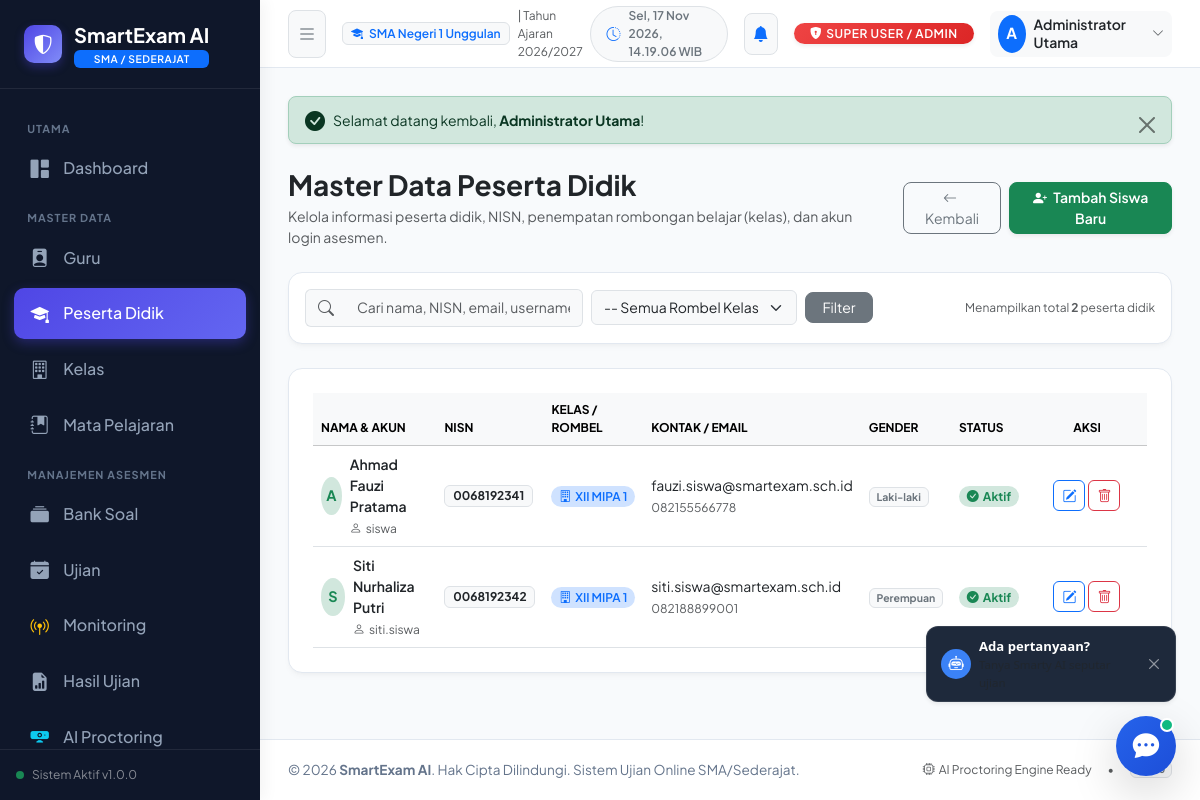
/admin/students (signed in), run on the app's committed database.
### tables this page shows
CREATE TABLE `students` (
    `id` INT UNSIGNED AUTO_INCREMENT PRIMARY KEY,
    `user_id` INT UNSIGNED NOT NULL UNIQUE COMMENT 'Relasi 1:1 ke tabel users',
    `class_id` INT UNSIGNED NOT NULL COMMENT 'Relasi N:1 ke tabel classes',
    `nisn` VARCHAR(20) NOT NULL UNIQUE COMMENT 'Nomor Induk Siswa Nasional',
    `gender` ENUM('L', 'P') NOT NULL DEFAULT 'L' COMMENT 'Laki-laki / Perempuan',
    `phone` VARCHAR(20) NULL COMMENT 'Nomor WhatsApp / telepon siswa',
    `address` TEXT NULL COMMENT 'Alamat tempat tinggal',
    `created_at` TIMESTAMP DEFAULT CURRENT_TIMESTAMP,
    `updated_at` TIMESTAMP DEFAULT CURRENT_TIMESTAMP ON UPDATE CURRENT_TIMESTAMP,
    INDEX `idx_students_class` (`class_id`),
    INDEX `idx_students_nisn` (`nisn`),
    CONSTRAINT `fk_students_user` FOREIGN KEY (`user_id`) REFERENCES `users` (`id`) ON DELETE CASCADE,
    CONSTRAINT `fk_students_class` FOREIGN KEY (`class_id`) REFERENCES `classes` (`id`) ON DELETE RESTRICT
);

CREATE TABLE `users` (
    `id` INT UNSIGNED AUTO_INCREMENT PRIMARY KEY,
    `name` VARCHAR(100) NOT NULL COMMENT 'Nama lengkap pengguna',
    `username` VARCHAR(50) NOT NULL UNIQUE COMMENT 'Username unik login',
    `email` VARCHAR(100) NULL DEFAULT NULL COMMENT 'Alamat email pengguna (opsional)',
    `password` VARCHAR(255) NOT NULL COMMENT 'Hash sandi bcrypt',
    `role` ENUM('admin', 'guru', 'siswa') NOT NULL DEFAULT 'siswa' COMMENT 'Peran pengguna dalam sistem',
    `is_active` TINYINT(1) NOT NULL DEFAULT 1 COMMENT '1 = Aktif, 0 = Nonaktif',
    `created_at` TIMESTAMP DEFAULT CURRENT_TIMESTAMP,
    `updated_at` TIMESTAMP DEFAULT CURRENT_TIMESTAMP ON UPDATE CURRENT_TIMESTAMP,
    INDEX `idx_users_role` (`role`),
    INDEX `idx_users_username` (`username`),
    INDEX `idx_users_email` (`email`)
);

CREATE TABLE `classes` (
    `id` INT UNSIGNED AUTO_INCREMENT PRIMARY KEY,
    `class_name` VARCHAR(50) NOT NULL UNIQUE COMMENT 'Nama rombel, misal: XII MIPA 1',
    `grade_level` ENUM('10', '11', '12') NOT NULL COMMENT 'Tingkat jenjang kelas SMA',
    `major` VARCHAR(50) NOT NULL DEFAULT 'MIPA' COMMENT 'Jurusan: MIPA, IPS, BAHASA, UMUM',
    `academic_year` VARCHAR(20) NOT NULL DEFAULT '2026/2027' COMMENT 'Tahun ajaran aktif',
    `created_at` TIMESTAMP DEFAULT CURRENT_TIMESTAMP,
    `updated_at` TIMESTAMP DEFAULT CURRENT_TIMESTAMP ON UPDATE CURRENT_TIMESTAMP,
    INDEX `idx_classes_grade` (`grade_level`),
    INDEX `idx_classes_academic_year` (`academic_year`)
);

### app/Core/Controller.php (called while the page is built, shortened)
<?php
abstract class Controller
{
    protected function view(string $viewPath, array $data = [], ?string $layout = 'main'): void
    {
        View::render($viewPath, $data, $layout);
    }
}

### app/Controllers/AdminController.php (called while the page is built, shortened)
<?php
class AdminController extends Controller
{
    private StudentModel $studentModel;
    private ClassModel $classModel;
    public function __construct()
    {
        $this->studentModel = new StudentModel();
        $this->classModel = new ClassModel();
    }
    public function students(): void
    {
        $search = SanitizeHelper::clean($this->getQuery('q', ''));
        $classId = (int)$this->getQuery('class_id', 0) ?: null;
        $page = (int)$this->getQuery('page', 1);
        $perPage = 8;
        $result = $this->studentModel->paginate($search, $classId, $page, $perPage);
        $classes = $this->classModel->all();
        $this->view('admin/students/index', [
            'pageTitle' => 'Manajemen Peserta Didik - ' . APP_NAME,
            'students'  => $result['data'],
            'total'     => $result['total'],
            'page'      => $result['page'],
            'perPage'   => $result['per_page'],
            'totalPages'=> $result['total_pages'],
            'search'    => $search,
            'classId'   => $classId,
            'classes'   => $classes,
            'user'      => AuthMiddleware::user()
        ], 'main');
    }
}

### public/index.php (called while the page is built, shortened)
<?php
require_once APP_PATH . '/Helpers/UrlHelper.php';
$app = new \App\Core\App();

### app/Helpers/UrlHelper.php (called while the page is built, shortened)
<?php
if (!function_exists('base_url')) {
    function base_url(string $path = ''): string
    {
        $base = defined('BASE_URL') ? BASE_URL : '';
        $path = ltrim($path, '/');
        return empty($path) ? $base : $base . '/' . $path;
    }
}
if (!function_exists('e')) {
    function e(?string $string): string
    {
        return htmlspecialchars((string)$string, ENT_QUOTES, 'UTF-8');
    }
}

### app/Core/Model.php (called while the page is built, shortened)
<?php
abstract class Model
{
    protected ?PDO $db;
    public function __construct()
    {
        $this->db = Database::getInstance();
    }
    public function isDbConnected(): bool
    {
        return $this->db !== null && Database::isConnected();
    }
    public function query(string $sql, array $params = []): ?\PDOStatement
    {
        try {
            $stmt = $this->db->prepare($sql);
            $stmt->execute($params);
            return $stmt;
        } catch (PDOException $e) {
            error_log("Database Query Error: " . $e->getMessage() . " SQL: " . $sql);
            return null;
        }
    }
    public function fetchAll(string $sql, array $params = []): array
    {
        $stmt = $this->query($sql, $params);
        return $stmt->fetchAll();
    }
}

### app/Core/Database.php (called while the page is built, shortened)
<?php
class Database
{
    private static ?PDO $instance = null;
    private static bool $connected = false;
    public static function getInstance(): ?PDO
    {
        return self::$instance;
    }
    private static function connect(): void
    {
        $configFile = APP_PATH . '/Config/Database.php';
        $config = require $configFile;
        $dsn = sprintf(
            "%s:host=%s;port=%s;dbname=%s;charset=%s",
            $config['driver'],
            $config['host'],
            $config['port'],
            $config['database'],
            $config['charset']
        );
        try {
            self::$instance = new PDO(
                $dsn,
                $config['username'],
                $config['password'],
                $config['options'] ?? []
            );
            self::$connected = true;
        } catch (PDOException $e) {
            self::$instance = null;
            self::$connected = false;
            self::$errorMessage = $e->getMessage();
        }
    }
    public static function isConnected(): bool
    {
        return self::$connected;
    }
}

### app/Models/StudentModel.php (called while the page is built, shortened)
<?php
class StudentModel extends Model
{
    protected string $table = 'students';
    public function paginate(string $search = '', ?int $classId = null, int $page = 1, int $perPage = 10): array
    {
        $whereConditions = ["u.role = 'siswa'"];
        $params = [];
        $whereClause = "WHERE " . implode(" AND ", $whereConditions);
        $countSql = "SELECT COUNT(*) as total
                     FROM `{$this->table}` s
                     JOIN `users` u ON u.id = s.user_id
                     JOIN `classes` c ON c.id = s.class_id
                     {$whereClause}";
        $countRes = $this->fetchOne($countSql, $params);
        $total = (int)($countRes['total'] ?? 0);
        $page = max(1, $page);
        $totalPages = (int)ceil($total / $perPage);
        $offset = ($page - 1) * $perPage;
        $dataSql = "SELECT s.*, u.name, u.email, u.username, u.is_active,
                           c.class_name, c.grade_level, c.major
                    FROM `{$this->table}` s
                    JOIN `users` u ON u.id = s.user_id
                    JOIN `classes` c ON c.id = s.class_id
                    {$whereClause}
                    ORDER BY c.class_name ASC, u.name ASC
                    LIMIT {$perPage} OFFSET {$offset}";
        $rows = $this->fetchAll($dataSql, $params);
        return [
            'data'        => $rows,
            'total'       => $total,
            'page'        => $page,
            'per_page'    => $perPage,
            'total_pages' => max(1, $totalPages)
        ];
    }
}

### app/Views/admin/students/index.php (the view, shortened to what this page needs)
<div class="d-flex flex-column flex-md-row justify-content-between align-items-md-center gap-3 mb-4">
    <div>
        <h3 class="font-bold text-dark mb-1">Master Data Peserta Didik</h3>
        <p class="text-muted text-sm mb-0">Kelola informasi peserta didik, NISN, penempatan rombongan belajar (kelas), dan akun login asesmen.</p>
    </div>
    <div class="d-flex gap-2">
        <a href="<?= base_url('admin/dashboard') ?>" class="btn btn-outline-secondary rounded-3 btn-sm px-3">
            <i class="bi bi-arrow-left me-1"></i> Kembali
        </a>
        <button type="button" class="btn btn-success rounded-3 btn-sm px-3 font-semibold shadow-sm text-white" data-bs-toggle="modal" data-bs-target="#modalAddStudent">
            <i class="bi bi-person-plus-fill me-1"></i> Tambah Siswa Baru
        </button>
    </div>
</div>
<div class="card-custom p-3 mb-4">
    <form action="<?= base_url('admin/students') ?>" method="GET" class="row g-2 align-items-center">
        <div class="col-12 col-md-5 col-lg-4">
            <div class="input-group">
                <span class="input-group-text bg-light border-end-0 text-muted"><i class="bi bi-search"></i></span>
                <input type="text" name="q" class="form-control bg-light border-start-0 text-sm" placeholder="Cari nama, NISN, email, username..." value="<?= e($search) ?>">
            </div>
        </div>
        <div class="col-12 col-md-4 col-lg-3">
            <select name="class_id" class="form-select bg-light text-sm" onchange="this.form.submit()">
                <option value="">-- Semua Rombel Kelas --</option>
            </select>
        </div>
        <div class="col-auto">
            <button type="submit" class="btn btn-secondary btn-sm rounded-3 px-3">Filter</button>
        </div>
        <div class="col text-md-end text-muted text-xs">
            Menampilkan total <strong><?= number_format($total) ?></strong> peserta didik
        </div>
    </form>
</div>
<div class="card-custom p-4 mb-4">
    <div class="table-responsive">
        <table class="table table-hover align-middle mb-0">
            <thead class="table-light">
                <tr class="text-xs text-uppercase text-muted">
                    <th>Nama & Akun</th>
                    <th>NISN</th>
                    <th>Kelas / Rombel</th>
                    <th>Kontak / Email</th>
                    <th>Gender</th>
                    <th>Status</th>
                    <th class="text-center" style="width: 130px;">Aksi</th>
                </tr>
            </thead>
            <tbody class="text-sm">
                <?php if (!empty($students)): ?>
                    <?php foreach ($students as $s): ?>
                        <tr>
                            <td>
                                <div class="d-flex align-items-center gap-2">
                                    <div class="rounded-circle bg-success-subtle text-success font-bold d-flex align-items-center justify-content-center" style="width: 38px; height: 38px; font-size: 0.9rem;">
                                        <?= strtoupper(substr($s['name'], 0, 1)) ?>
                                    </div>
                                    <div>
                                        <div class="font-semibold text-dark"><?= e($s['name']) ?></div>
                                        <small class="text-muted text-xs"><i class="bi bi-person me-1"></i><?= e($s['username']) ?></small>
                                    </div>
                                </div>
                            </td>
                            <td>
                                <span class="badge bg-light text-dark border font-mono text-xs">
                                    <?= e($s['nisn']) ?>
                                </span>
                            </td>
                            <td>
                                <span class="badge bg-primary-subtle text-primary rounded-pill px-2.5 py-1 text-xs font-semibold">
                                    <i class="bi bi-building me-1"></i><?= e($s['class_name'] ?? '-') ?>
                                </span>
                            </td>
                            <td>
                                <div class="text-dark"><?= e($s['email']) ?></div>
                                <small class="text-muted text-xs"><?= e($s['phone'] ?: '-') ?></small>
                            </td>
                            <td>
                                <span class="badge bg-light text-secondary border">
                                    <?= ($s['gender'] === 'L') ? 'Laki-laki' : 'Perempuan' ?>
                                </span>
                            </td>
                            <td>
                                <?php if ((int)($s['is_active'] ?? 1) === 1): ?>
                                    <span class="badge bg-success-subtle text-success rounded-pill px-2.5 py-1 text-xs">
                                        <i class="bi bi-check-circle-fill me-1"></i>Aktif
                                    </span>
                                <?php else: ?>
                                    <span class="badge bg-danger-subtle text-danger rounded-pill px-2.5 py-1 text-xs">
                                        <i class="bi bi-x-circle-fill me-1"></i>Nonaktif
                                    </span>
                                <?php endif; ?>
                            </td>
                            <td class="text-center">
                                <div class="btn-group btn-group-sm">
                                    <button type="button" class="btn btn-outline-primary rounded-2 me-1" data-bs-toggle="modal" data-bs-target="#modalEditStudent_<?= $s['id'] ?>" title="Edit Siswa">
                                        <i class="bi bi-pencil-square"></i>
                                    </button>
                                    <button type="button" class="btn btn-outline-danger rounded-2" data-bs-toggle="modal" data-bs-target="#modalDeleteStudent_<?= $s['id'] ?>" title="Hapus Siswa">
                                        <i class="bi bi-trash"></i>
                                    </button>
                                </div>
                            </td>
                        </tr>
                    <?php endforeach; ?>
                <?php endif; ?>
            </tbody>
        </table>
    </div>
</div>

### public/assets/css/custom.css (style rules this page uses)
:root { --primary-color: #4f46e5; --primary-hover: #4338ca; --primary-light: #eef2ff; --secondary-color: #0ea5e9; --sidebar-bg: #0f172a; --sidebar-text: #94a3b8; --sidebar-active: #ffffff; --sidebar-active-bg: rgba(79, 70, 229, 0.25); --sidebar-width: 260px; --navbar-height: 68px; --card-radius: 14px; --border-color: #e2e8f0; }
body { font-family: 'Plus Jakarta Sans', system-ui, -apple-system, BlinkMacSystemFont, 'Segoe UI', Roboto, Oxygen, Ubuntu, Cantarell, sans-serif; background-color: #f8fafc; color: #1e293b; min-height: 100vh; margin: 0; padding: 0; overflow-x: hidden; }
.font-semibold { font-weight: 600; }
.font-bold { font-weight: 700; }
.text-xs { font-size: 0.75rem; }
.text-sm { font-size: 0.875rem; }
.card-custom { background: #ffffff; border: 1px solid var(--border-color); border-radius: var(--card-radius); box-shadow: 0 4px 6px -1px rgba(0, 0, 0, 0.03), 0 2px 4px -2px rgba(0, 0, 0, 0.03); transition: transform 0.2s ease, box-shadow 0.2s ease; overflow: hidden; }

### data on the page
students: id "2", user.name "S", user.name "Siti Nurhaliza Putri", user.username "siti.siswa", nisn "0068192342", class.class_name "XII MIPA 1", user.email "siti.siswa@smartexam.sch.id", phone "082188899001", gender "Perempuan"
students: user.name "A", user.name "Ahmad Fauzi Pratama", user.username "siswa", nisn "0068192341", class.class_name "XII MIPA 1", user.email "fauzi.siswa@smartexam.sch.id", phone "082155566778", gender "Laki-laki"

### other printed values
APP_NAME "SmartExam AI"
APP_VERSION "1.0.0"
$roleLabel "SUPER USER / ADMIN"
substr($currentUser['name'] ?? 'U', 0, 1) "A"
$currentUser['name'] "Administrator Utama"
$msg "Selamat datang kembali, Administrator Utama !"
